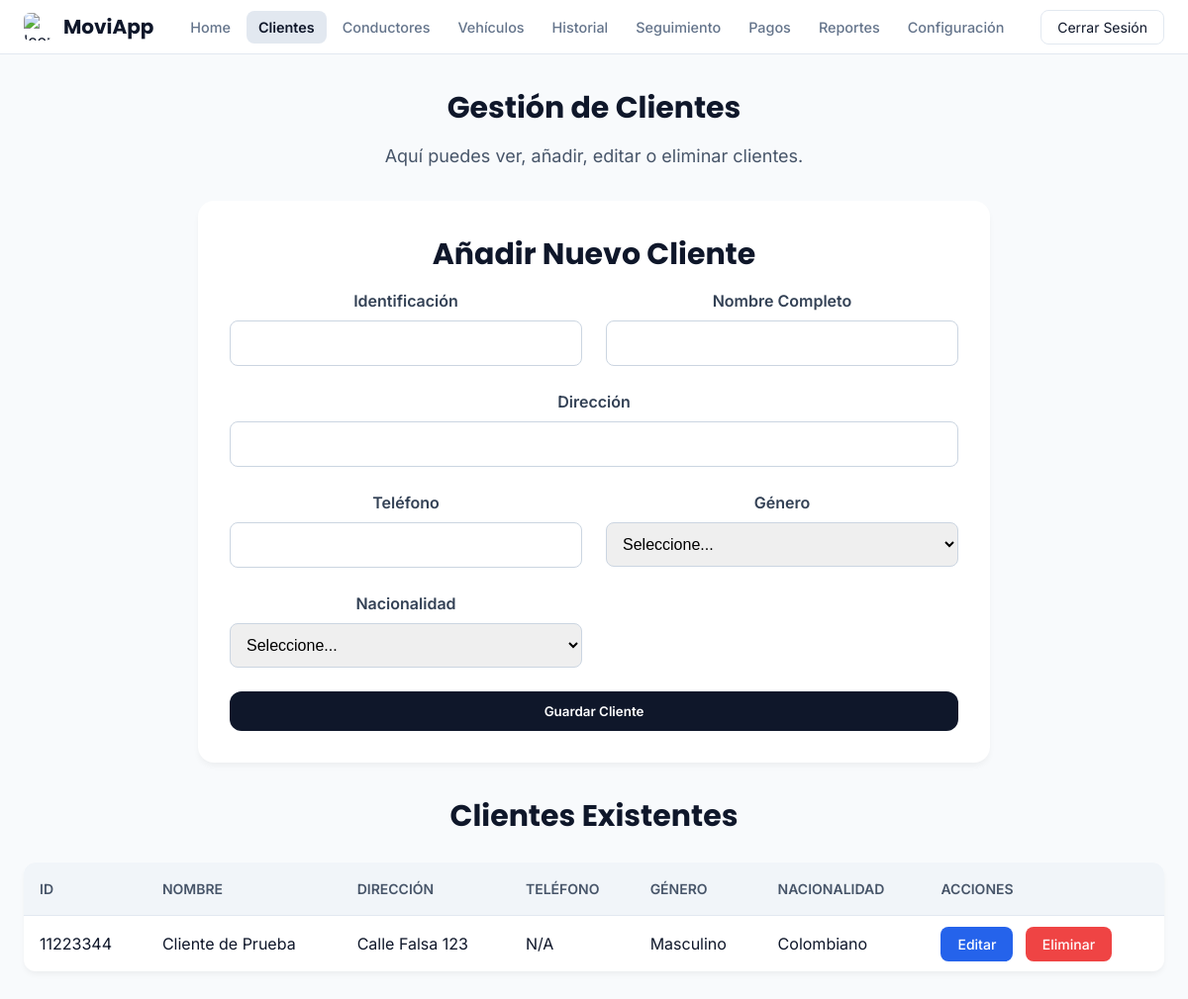
The app's page /pages/clientes.php (signed in), older data.
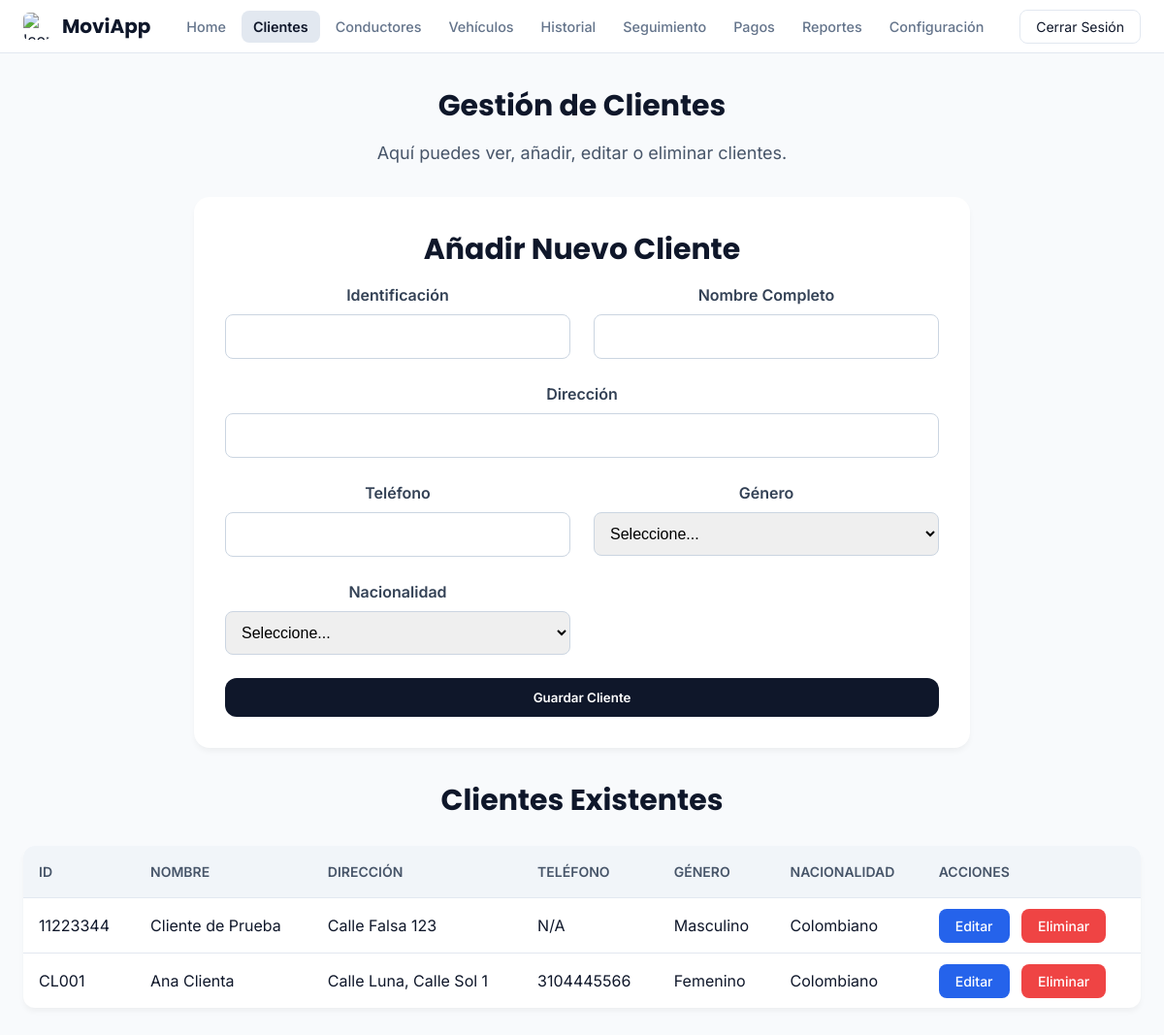
The same page, newer data.
### tables this page shows
CREATE TABLE `CLIENTE` (
  `id_cliente` varchar(20) NOT NULL,
  `nombre` varchar(100) NOT NULL,
  `direccion` varchar(255) NOT NULL,
  `id_genero` int(11) NOT NULL,
  `id_nacionalidad` int(11) NOT NULL,
  `id_usuario` int(11) DEFAULT NULL
);

CREATE TABLE `CAT_GENERO` (
  `id_genero` int(11) NOT NULL,
  `nombre_genero` varchar(50) NOT NULL
);

CREATE TABLE `CAT_NACIONALIDAD` (
  `id_nacionalidad` int(11) NOT NULL,
  `nombre_nacionalidad` varchar(80) NOT NULL
);

CREATE TABLE `TELEFONO` (
  `id_telefono` int(11) NOT NULL,
  `numero` varchar(20) NOT NULL,
  `id_cliente` varchar(20) DEFAULT NULL,
  `id_conductor` varchar(20) DEFAULT NULL
);

### pages/clientes.php (the view, shortened to what this page needs)
<?php
include '../includes/conexion.php';
$cliente_a_editar = null;
$clientes = $pdo->query("
    SELECT
        c.id_cliente,
        c.nombre,
        c.direccion,
        t.numero AS telefono,
        g.nombre_genero AS genero,
        n.nombre_nacionalidad AS nacionalidad
    FROM CLIENTE c
    LEFT JOIN TELEFONO t ON c.id_cliente = t.id_cliente
    LEFT JOIN CAT_GENERO g ON c.id_genero = g.id_genero
    LEFT JOIN CAT_NACIONALIDAD n ON c.id_nacionalidad = n.id_nacionalidad
")->fetchAll(PDO::FETCH_ASSOC);
?>
<!DOCTYPE html>
<html lang="es">
<head>
    <link rel="stylesheet" href="../styles/global.css">
    <link rel="stylesheet" href="../styles/header.css">
    <link rel="stylesheet" href="../styles/clientes.css">
</head>
<body>
    <?php include '../includes/header.php'; ?>
    <main class="contenido-principal">
        <section class="seccion-clientes">
            <div class="contenedor-clientes">
                <h1 class="texto-titulo">Gestión de Clientes</h1>
                <p class="subtitulo-login">Aquí puedes ver, añadir, editar o eliminar clientes.</p>
                <div class="form-container">
                    <h2 class="texto-titulo titulo-formulario"><?php echo $cliente_a_editar ? 'Editar Cliente' : 'Añadir Nuevo Cliente'; ?></h2>
                    <form action="clientes.php" method="POST">
                        <div class="form-grid">
                            <div class="form-group">
                                <label for="id_cliente" class="etiqueta">Identificación</label>
                                <input type="text" id="id_cliente" name="id_cliente" class="campo-entrada" value="<?php echo htmlspecialchars($cliente_a_editar['id_cliente'] ?? ''); ?>" <?php echo $cliente_a_editar ? 'readonly' : ''; ?> required>
                            </div>
                            <div class="form-group">
                                <label for="nombre" class="etiqueta">Nombre Completo</label>
                                <input type="text" id="nombre" name="nombre" class="campo-entrada" value="<?php echo htmlspecialchars($cliente_a_editar['nombre'] ?? ''); ?>" required>
                            </div>
                            <div class="form-group form-full-width">
                                <label for="direccion" class="etiqueta">Dirección</label>
                                <input type="text" id="direccion" name="direccion" class="campo-entrada" value="<?php echo htmlspecialchars($cliente_a_editar['direccion'] ?? ''); ?>" required>
                            </div>
                            <div class="form-group">
                                <label for="telefono" class="etiqueta">Teléfono</label>
                                <input type="text" id="telefono" name="telefono" class="campo-entrada" value="<?php echo htmlspecialchars($cliente_a_editar['telefono'] ?? ''); ?>" required>
                            </div>
                            <div class="form-group">
                                <label for="genero" class="etiqueta">Género</label>
                                <select id="genero" name="genero" class="campo-entrada" required>
                                    <option value="">Seleccione...</option>
                                </select>
                            </div>
                            <div class="form-group">
                                <label for="nacionalidad" class="etiqueta">Nacionalidad</label>
                                <select id="nacionalidad" name="nacionalidad" class="campo-entrada" required>
                                    <option value="">Seleccione...</option>
                                </select>
                            </div>
                        </div>
                        <div class="form-actions">
                            <button type="submit" class="boton-primario">Guardar Cliente</button>
                        </div>
                    </form>
                </div>
                <div class="tarjeta-formulario" style="margin: 2rem auto;">
                    <h2 class="texto-titulo titulo-formulario">Clientes Existentes</h2>
                    <table class="tabla-clientes">
                        <thead>
                            <tr>
                                <th>ID</th>
                                <th>Nombre</th>
                                <th>Dirección</th>
                                <th>Teléfono</th>
                                <th>Género</th>
                                <th>Nacionalidad</th>
                                <th>Acciones</th>
                            </tr>
                        </thead>
                        <tbody>
                            <?php if (empty($clientes)): ?>
                                <tr><td colspan="7">No hay clientes registrados.</td></tr>
                            <?php else: ?>
                                <?php foreach ($clientes as $cliente): ?>
                                    <tr>
                                        <td><?php echo htmlspecialchars($cliente['id_cliente']); ?></td>
                                        <td><?php echo htmlspecialchars($cliente['nombre']); ?></td>
                                        <td><?php echo htmlspecialchars($cliente['direccion']); ?></td>
                                        <td><?php echo htmlspecialchars($cliente['telefono'] ?? 'N/A'); ?></td>
                                        <td><?php echo htmlspecialchars($cliente['genero'] ?? 'N/A'); ?></td>
                                        <td><?php echo htmlspecialchars($cliente['nacionalidad'] ?? 'N/A'); ?></td>
                                        <td>
                                            <a href="clientes.php?action=edit&id=<?php echo htmlspecialchars($cliente['id_cliente']); ?>" class="boton-accion editar">Editar</a>
                                            <a href="clientes.php?action=delete&id=<?php echo htmlspecialchars($cliente['id_cliente']); ?>" class="boton-accion eliminar" onclick="return confirm('¿Está seguro de eliminar este cliente?');">Eliminar</a>
                                        </td>
                                    </tr>
                                <?php endforeach; ?>
                            <?php endif; ?>
                        </tbody>
                    </table>
                </div>
            </div>
        </section>
    </main>
</body>
</html>

### includes/header.php (shortened to what this page needs)
<?php
$pagina_actual = basename($_SERVER['PHP_SELF']);
$rol = (string)($_SESSION['user_role'] ?? '');
?>
<header class="barra-navegacion">
    <div class="contenedor-nav">
        <div class="nav-marca">
            <img src="https://api.iconify.design/lucide-car.svg?color=%230f172a" alt="Icono" class="nav-icono">
            <span class="texto-titulo nav-nombre">MoviApp</span>
        </div>
        <nav class="nav-tabs-escritorio">
            <ul class="lista-tabs">
                <?php if ($rol == 'administrador'): ?>
                    <li><a href="home.php" class="enlace-tab <?php echo ($pagina_actual == 'home.php') ? 'activo' : ''; ?>">Home</a></li>
                    <li><a href="clientes.php" class="enlace-tab <?php echo ($pagina_actual == 'clientes.php') ? 'activo' : ''; ?>">Clientes</a></li>
                    <li><a href="conductores.php" class="enlace-tab <?php echo ($pagina_actual == 'conductores.php') ? 'activo' : ''; ?>">Conductores</a></li>
                    <li><a href="vehiculos.php" class="enlace-tab <?php echo ($pagina_actual == 'vehiculos.php') ? 'activo' : ''; ?>">Vehículos</a></li>
                    <li><a href="historial.php" class="enlace-tab <?php echo ($pagina_actual == 'historial.php') ? 'activo' : ''; ?>">Historial</a></li>
                    <li><a href="seguimiento.php" class="enlace-tab <?php echo ($pagina_actual == 'seguimiento.php') ? 'activo' : ''; ?>">Seguimiento</a></li>
                    <li><a href="pagos.php" class="enlace-tab <?php echo ($pagina_actual == 'pagos.php') ? 'activo' : ''; ?>">Pagos</a></li>
                    <li><a href="reportes.php" class="enlace-tab <?php echo ($pagina_actual == 'reportes.php') ? 'activo' : ''; ?>">Reportes</a></li>
                    <li><a href="configuracion.php" class="enlace-tab <?php echo ($pagina_actual == 'configuracion.php') ? 'activo' : ''; ?>">Configuración</a></li>
                <?php endif; ?>
            </ul>
        </nav>
        <div>
            <a href="logout.php" class="accion-nav">Cerrar Sesión</a>
        </div>
    </div>
</header>

### styles/global.css (style rules this page uses)
* { box-sizing: border-box; margin: 0; padding: 0; border-width: 0; border-style: solid; border-color: #e2e8f0; }
html { scroll-behavior: smooth; font-family: 'Inter', system-ui, sans-serif; }
body { background-color: #f8fafc; color: #0f172a; line-height: 1.5; }
a { text-decoration: none; color: inherit; cursor: pointer; }
button, input { font-family: inherit; }
button { cursor: pointer; }
.texto-titulo { font-family: 'Poppins', sans-serif; font-weight: 600; }
.boton-primario { background-color: #0f172a; color: white; border-radius: 0.75rem; padding: 0.75rem 1.5rem; font-weight: 600; transition: background-color 0.2s; width: 100%; display: flex; justify-content: center; align-items: center; }

### styles/header.css (style rules this page uses)
.barra-navegacion { position: sticky; top: 0; background-color: rgba(255, 255, 255, 0.95); backdrop-filter: blur(8px); z-index: 50; border-bottom: 1px solid #e2e8f0; }
.contenedor-nav { max-width: 1200px; margin: 0 auto; padding: 0.75rem 1.5rem; display: flex; align-items: center; justify-content: space-between; }
.nav-marca { display: flex; align-items: center; gap: 0.75rem; }
.nav-icono { width: 1.75rem; height: 1.75rem; border-radius: 0.375rem; }
.nav-nombre { font-size: 1.25rem; font-weight: 700; color: #0f172a; }
.nav-tabs-escritorio { display: flex; align-items: center; }
.lista-tabs { display: flex; list-style: none; gap: 0.25rem; }
.enlace-tab { padding: 0.5rem 0.75rem; border-radius: 0.5rem; font-size: 0.9rem; font-weight: 500; color: #64748b; transition: all 0.2s; }
.enlace-tab.activo { background-color: #e2e8f0; color: #0f172a; font-weight: 600; }
.accion-nav { padding: 0.5rem 1rem; border: 1px solid #e2e8f0; border-radius: 0.5rem; font-size: 0.875rem; color: #0f172a; }

### styles/clientes.css (style rules this page uses)
.seccion-clientes { max-width: 1200px; margin: 2rem auto; padding: 0 1.5rem; }
.contenedor-clientes { text-align: center; }
.contenedor-clientes .texto-titulo { font-size: 1.875rem; font-weight: 700; color: #0f172a; margin-bottom: 0.75rem; }
.contenedor-clientes .subtitulo-login { font-size: 1.125rem; color: #475569; margin-bottom: 2rem; }
.tabla-clientes { width: 100%; border-collapse: collapse; margin-top: 1.5rem; background-color: white; box-shadow: 0 4px 6px -1px rgba(0,0,0,0.05); border-radius: 0.75rem; overflow: hidden; }
.tabla-clientes th, .tabla-clientes td { padding: 1rem; border-bottom: 1px solid #e2e8f0; text-align: left; }
.tabla-clientes th { background-color: #f1f5f9; font-weight: 600; color: #475569; text-transform: uppercase; font-size: 0.875rem; }
.tabla-clientes tbody tr:last-child td { border-bottom: none; }
.boton-accion { padding: 0.5rem 1rem; border-radius: 0.5rem; font-size: 0.875rem; font-weight: 500; cursor: pointer; transition: background-color 0.2s; border: 1px solid transparent; }
.boton-accion.editar { background-color: #2563eb; color: white; }
.boton-accion.eliminar { background-color: #ef4444; color: white; margin-left: 0.5rem; }

### pages/clientes.php (style rules this page uses)
.form-container { max-width: 800px; margin: 2rem auto; padding: 2rem; background-color: #fff; border-radius: 1rem; box-shadow: 0 4px 6px -1px rgba(0,0,0,0.05); }
.form-container h1, .form-container h2 { text-align: center; margin-bottom: 1.5rem; }
.form-grid { display: grid; grid-template-columns: 1fr 1fr; gap: 1.5rem; }
.form-full-width { grid-column: 1 / -1; }
.form-actions { grid-column: 1 / -1; display: flex; justify-content: flex-end; gap: 1rem; margin-top: 1.5rem; }
.form-group { display: flex; flex-direction: column; }
.form-group label { margin-bottom: 0.5rem; font-weight: 600; color: #334155; }
.form-group input[type="text"], .form-group input[type="number"], .form-group select { padding: 0.75rem; border: 1px solid #cbd5e1; border-radius: 0.5rem; font-size: 1rem; }

Row changes from the older to the newer data that the page shows:
added cliente: id_cliente "CL001", nombre "Ana Clienta", direccion "Calle Luna, Calle Sol 1", telefono.numero "3104445566", id_genero.nombre_genero "Femenino", id_nacionalidad.nombre_nacionalidad "Colombiano"
